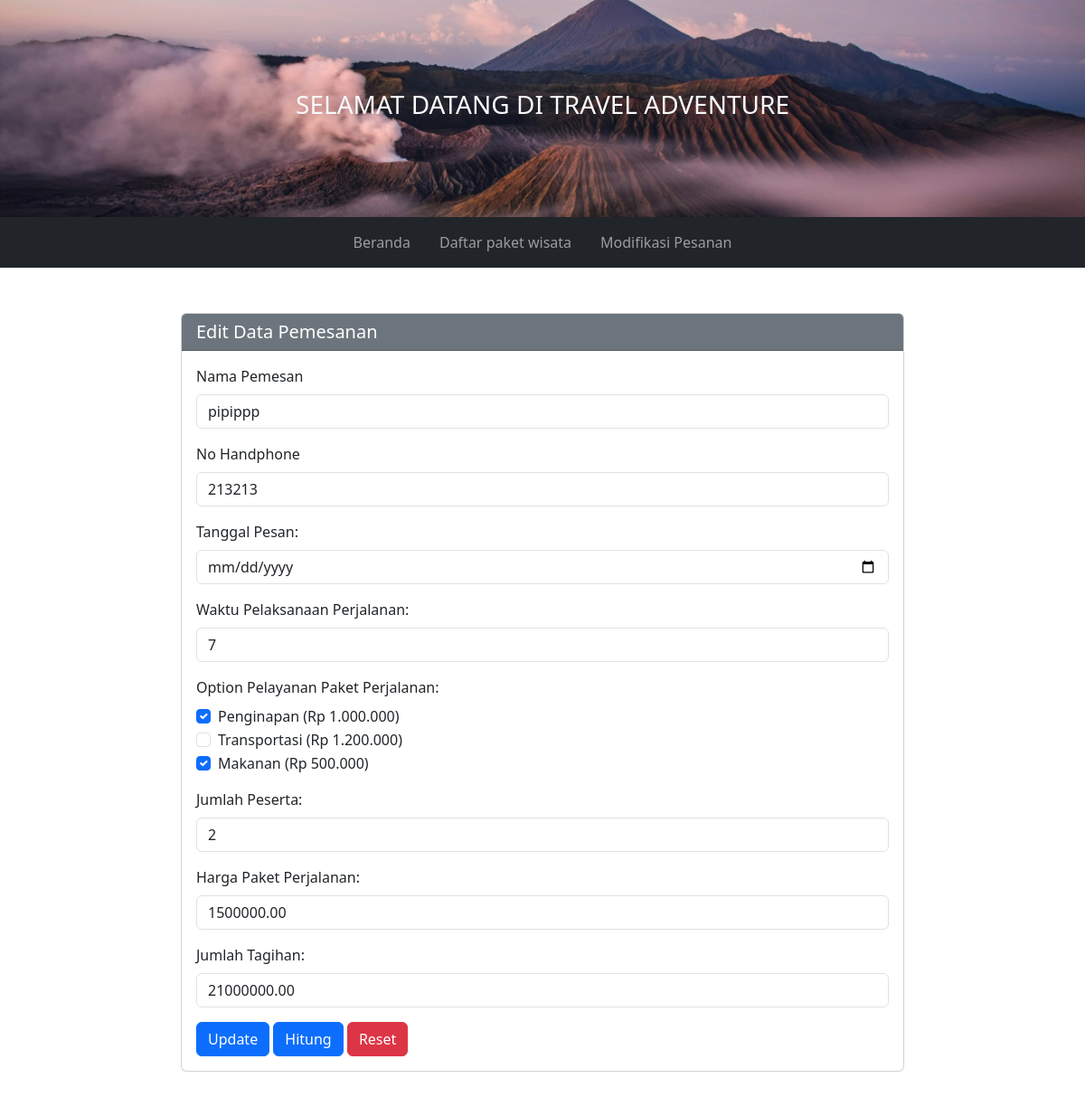
/edit.php?id=14, run on the app's committed database.
### tables this page shows
CREATE TABLE `tabel_pemesanan` (
  `id` int(11) NOT NULL,
  `nama_pemesan` varchar(255) NOT NULL,
  `no_hp` varchar(15) NOT NULL,
  `jumlah_peserta` int(11) NOT NULL,
  `jumlah_hari` int(11) NOT NULL,
  `akomodasi` tinyint(1) NOT NULL DEFAULT 0,
  `transportasi` tinyint(1) NOT NULL DEFAULT 0,
  `service_makanan` tinyint(1) NOT NULL DEFAULT 0,
  `harga_paket` decimal(15,2) NOT NULL,
  `total_tagihan` decimal(15,2) NOT NULL
);

### edit.php (the view, shortened to what this page needs)
<?php include 'includes/header.php'; ?>
<?php include 'koneksi.php'; ?>
<!DOCTYPE html>
<html lang="en">
<head>
</head>
<body>
    <div class="card">
        <h5 class="card-header text-white bg-secondary">Edit Data Pemesanan</h5>
        <div class="card-body">
            <?php
            if (isset($_GET['id'])) {
                $id = $_GET['id'];
                $sql = "SELECT * FROM tabel_pemesanan WHERE id = $id";
                $result = $conn->query($sql);
                if ($result->num_rows > 0) {
                    $row = $result->fetch_assoc();
                } else {
                    echo "Data tidak ditemukan.";
                    exit;
                }
            }
            ?>
            <form action="" method="POST" id="formPemesanan">
                <div class="mb-3">
                    <label for="namaPemesan" class="form-label">Nama Pemesan</label>
                    <input type="text" class="form-control" id="namaPemesan" name="namaPemesan" value="<?php echo $row['nama_pemesan']; ?>" required>
                </div>
                <div class="mb-3">
                    <label for="noHP" class="form-label">No Handphone</label>
                    <input type="text" class="form-control" id="noHP" name="noHp" value="<?php echo $row['no_hp']; ?>" required>
                </div>
                <div class="mb-3">
                    <label for="date" class="form-label">Tanggal Pesan:</label>
                    <input type="date" class="form-control" id="date" name="date" value="<?php echo isset($_POST['date']) ? $_POST['date'] : ''; ?>" required>
                </div>
                <div class="mb-3">
                    <label for="time" class="form-label">Waktu Pelaksanaan Perjalanan:</label>
                    <input type="text" class="form-control" id="time" name="time" value="<?php echo $row['jumlah_hari']; ?>" required>
                </div>
                <div class="mb-3">
                    <label for="service" class="form-label">Option Pelayanan Paket Perjalanan:</label>
                    <div class="form-check">
                        <input class="form-check-input" type="checkbox" value="penginapan" name="penginapan" id="penginapan" <?php echo $row['akomodasi'] ? 'checked' : ''; ?>>
                        <label class="form-check-label" for="penginapan">
                            Penginapan (Rp 1.000.000)
                        </label>
                    </div>
                    <div class="form-check">
                        <input class="form-check-input" type="checkbox" value="transportasi" name="transportasi" id="transportasi" <?php echo $row['transportasi'] ? 'checked' : ''; ?>>
                        <label class="form-check-label" for="transportasi">
                            Transportasi (Rp 1.200.000)
                        </label>
                    </div>
                    <div class="form-check">
                        <input class="form-check-input" type="checkbox" value="makanan" name="makanan" id="makanan" <?php echo $row['service_makanan'] ? 'checked' : ''; ?>>
                        <label class="form-check-label" for="makanan">
                            Makanan (Rp 500.000)
                        </label>
                    </div>
                </div>
                <div class="mb-3">
                    <label for="participants" class="form-label">Jumlah Peserta:</label>
                    <input type="number" class="form-control" id="participants" name="participants" min="1" value="<?php echo $row['jumlah_peserta']; ?>" required>
                </div>
                <div class="mb-3">
                    <label for="price" class="form-label">Harga Paket Perjalanan:</label>
                    <input type="number" class="form-control" id="price" name="price" value="<?php echo $row['harga_paket']; ?>" readonly>
                </div>
                <div class="mb-3">
                    <label for="total" class="form-label">Jumlah Tagihan:</label>
                    <input type="number" class="form-control" id="total" name="total" value="<?php echo $row['total_tagihan']; ?>" readonly>
                </div>
                <input type="submit" name="update" id="update" value="Update" class="btn btn-primary">
                <input type="button" name="hitung" id="hitung" value="Hitung" class="btn btn-primary">
                <input type="reset" name="reset" id="reset" value="Reset" class="btn btn-danger">
            </form>
        </div>
    </div>
</body>
</html>

### edit.php (style rules this page uses)
.card { margin: 50px 200px; }

### data on the page
tabel_pemesanan: namaPemesan "pipippp", noHp "213213", time "7", akomodasi "☑", service_makanan "☑", participants "2", price "1500000.00", total "21000000.00"
